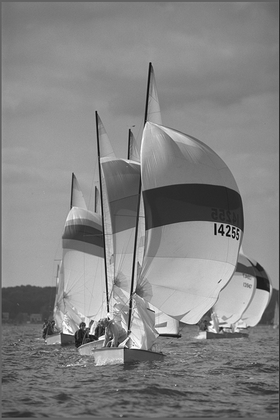
%> input picture task2/kodim09gray.png, 280 x 420 px, shrunk from 512 x 768 before the run
$ octave CalculateXYDerivativeImages.m   (GNU Octave 9; MATLAB toolbox functions it lacks are replaced by stand-ins)
%> lines starting %> are read from the running program, lines starting %| are printed output that depends on the picture

InputImage = imread("kodim09gray.png"); % Try to replace 'Neuschwanstein.png' with other images as well
%> InputImage is the input picture: size 420x280 uint8; min 0, max 255, mean 131.9

I = double(InputImage);
% single sobel filter
myx = [-1 0 1];
myy = [-1;0;1];

%sobel derivative of image
for i = 1:size(I, 1) - 2
    for j = 1:size(I, 2) - 2

        % Gradient approximations
        Dxf(i+1, j+1) = sum(sum(myx.*I(i:i+2, j:j+2)));
        Dyf(i+1, j+1) = sum(sum(myy.*I(i:i+2, j:j+2)));
    end
end
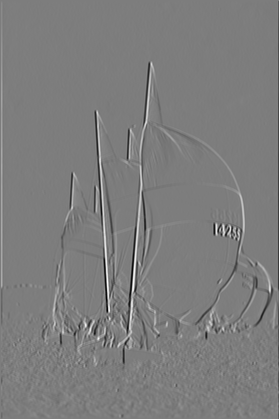
%> Dxf: size 419x279 double; min -616, max 635, mean -0.4; drawn with min black and max white
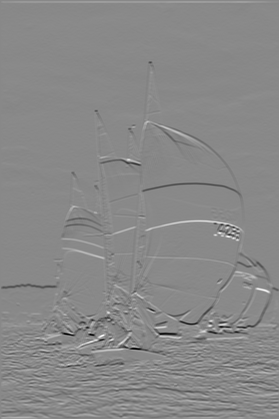
%> Dyf: size 419x279 double; min -640, max 553, mean 0; drawn with min black and max white


imagesc(Dxf);
colormap gray;
axis image off;
figure,imagesc(Dyf);
colormap gray;
axis image off;

save Dxf.mat Dxf;
save Dyf.mat Dyf;
